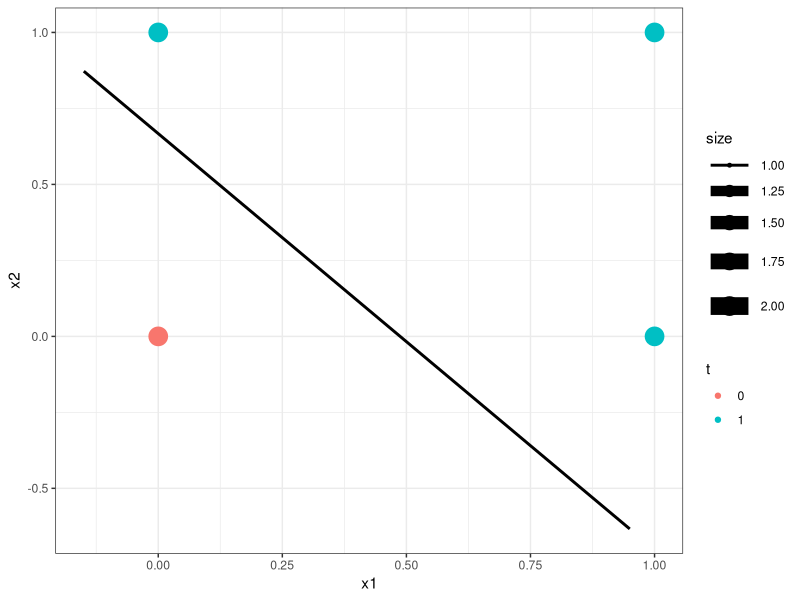
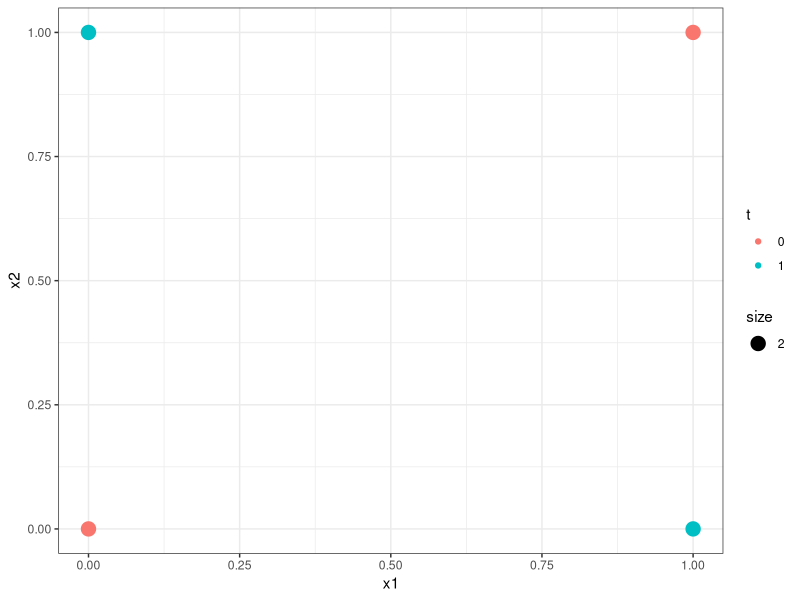

Reproduce these figures in R, in order.
library(R6)
Perceptron <- R6Class("Perceptron", 
               public = list(
                 threshold = NULL,
                 dim = NULL,
                 n_iter = NULL,
                 learning_rate = NULL,
                 w = NULL,
                 initialize = function(threshold = 0, learning_rate = 0.25, n_iter=100, dim=2){
                   self$n_iter <- n_iter
                   self$threshold <- threshold
                   self$learning_rate <- learning_rate
                   self$dim <- dim
                   self$w <- matrix(runif(self$dim+1), ncol = self$dim+1)
                 }
                 , forward = function(x){
                   dot_product <- sum(x*self$w)
                   y <- ifelse(dot_product>self$threshold,1,0)
                   return(y)
                 }
                 , backward = function(t,y,x){
                   for(j in 1:ncol(x)){
                     self$w[j] <- self$w[j]+self$learning_rate*(t-y)*x[j]
                   }

                 }
                 , train = function(X,t){
                   X <- cbind(-1,X) #add bias term
                   n_examples <- nrow(X)
                   
                   for(iter in 1:self$n_iter){
                     for(i in 1:nrow(X)){
                       y_i <- self$forward(X[i,])
                       self$backward(t[i],y_i, X[i,])
                     }
                     if(iter %% 20 == 0){
                       cat("Iteration: ", iter)
                       print("Weights: ")
                       print(unlist(self$w))  
                     }
                   }
                 }
                 , predict = function(X){
                   X <- cbind(-1,X) #add bias
                   preds <- c()
                   for(i in 1:nrow(X)){
                     preds[i] <- self$forward(X[i,])
                   }
                   return(preds)
                 }
               )
)
###########################################################################
#################
#################   TEST
#################
###########################################################################
x1 <- c(0,0,1,1)
x2 <- c(0,1,0,1)
t <- c(0,1,1,1)
X <- data.frame(x1=x1, x2=x2)

pcp <- Perceptron$new(n_iter=6, dim=ncol(X))
pcp$train(X,t)
pcp$predict(X)


df <- as.data.frame(X)
df$t <- as.factor(t)
# Get the line
w0 <- as.numeric(pcp$w[1])
w1 <- as.numeric(pcp$w[2])
w2 <- as.numeric(pcp$w[3])

x1_vals <- seq(-0.15,1,0.1)
x2_vals <- (w0-w1*x1_vals)/w2
boundary <- data.frame(x1_vals=x1_vals, x2_vals=x2_vals)


## Plot decision boundary
library(ggplot2)
ggplot()+geom_point(data=df, aes(x=x1,y=x2, color=t, size=2))+geom_line(data=boundary, aes(x=x1_vals, y=x2_vals, size=1))+theme_bw()



#That's all very nice, but what abou the XOR? Not linearly separable

xor <- data.frame(x1=c(0,0,1,1), x2=c(0,1,0,1), t = c(0,1,1,0))
xor$t <- as.factor(xor$t)
ggplot()+geom_point(data=xor, aes(x=x1,y=x2, color=t, size=2))+theme_bw()
